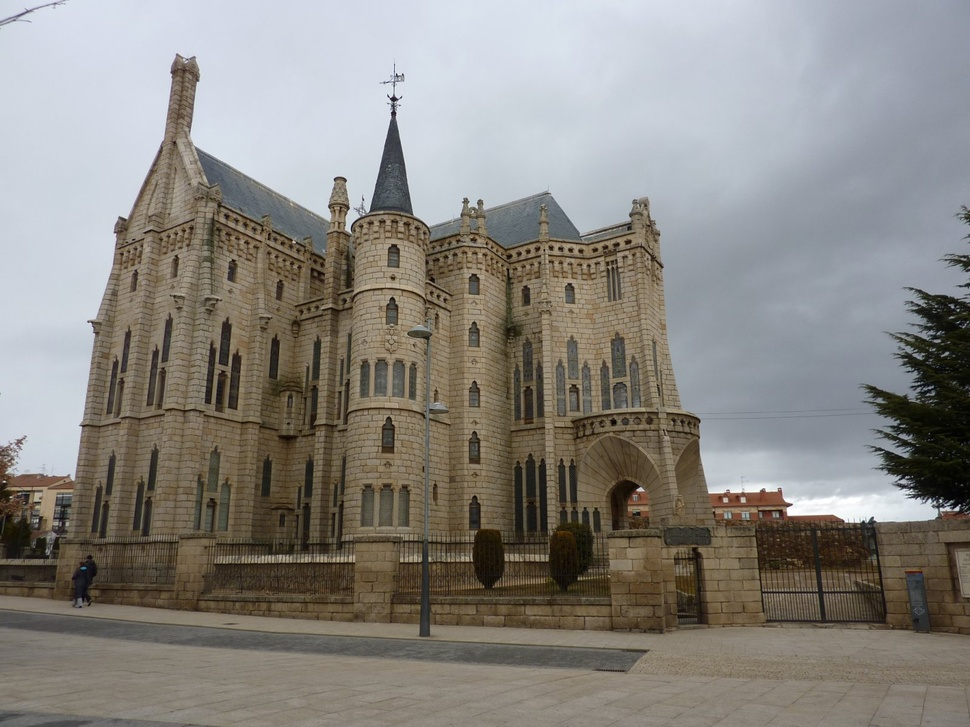
#> input picture lab_5/data/Episcopal Gaudi/1_o.jpg, 970 x 727 px, shrunk from 1600 x 1200 before the run
$ python -i lab4.py   (imports and definitions only)
#> lines starting #> are read from the running program, lines starting #| are printed output that depends on the picture

# coding: utf-8

# In[1]:


# [1 line not run here, left out]
import numpy as np
from matplotlib.pyplot import imread
from scipy.ndimage import gaussian_filter, maximum_filter, minimum_filter


def gray_scale(img):
    return np.sum(img, axis=2) / img.shape[2] / 255.


def corner_response(img, alpha=0.05, sigma1=1, sigma2=1.5):
    # image derivatives
#> called with alpha = 0.05, sigma1 = 1, sigma2 = 1.5
    Ix = gaussian_filter(img, sigma=(0, sigma1), order=(0,1))
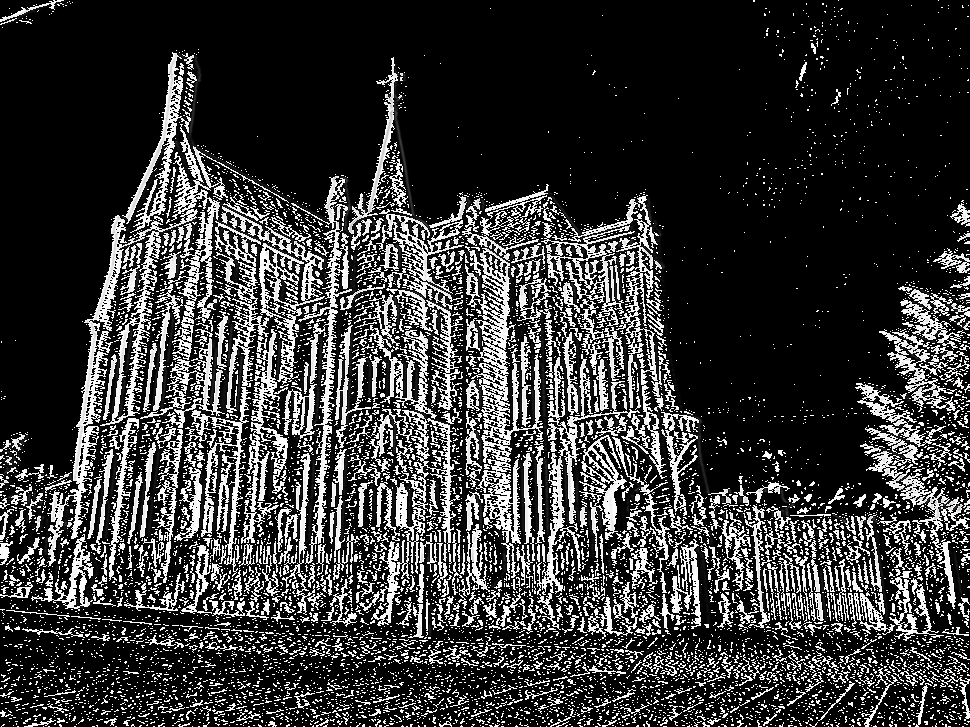
#> Ix: shape (727, 970); min 0, max 255, mean 56.3
    Iy = gaussian_filter(img, sigma=(sigma1, 0), order=(1,0))
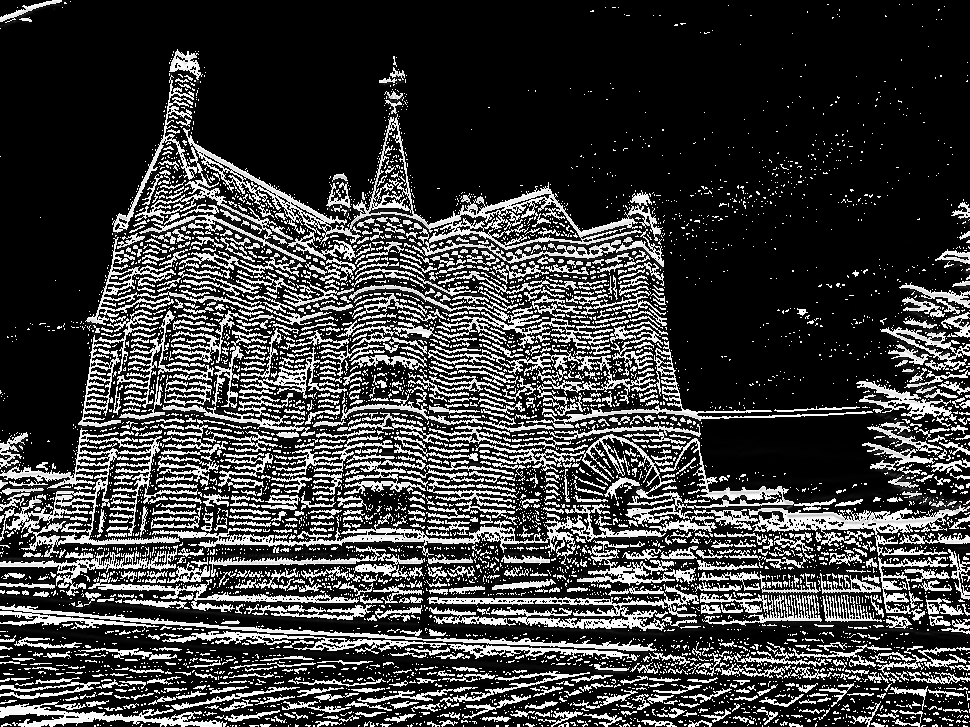
#> Iy: shape (727, 970); min 0, max 255, mean 61
    # H-matrix elements
    Ixx = Ix * Ix
    Iyy = Iy * Iy
    Ixy = Ix * Iy
    # convolve with larger Gaussian - sigma2
    g_Ixx = gaussian_filter(Ixx, sigma2)
    g_Ixy = gaussian_filter(Ixy, sigma2)
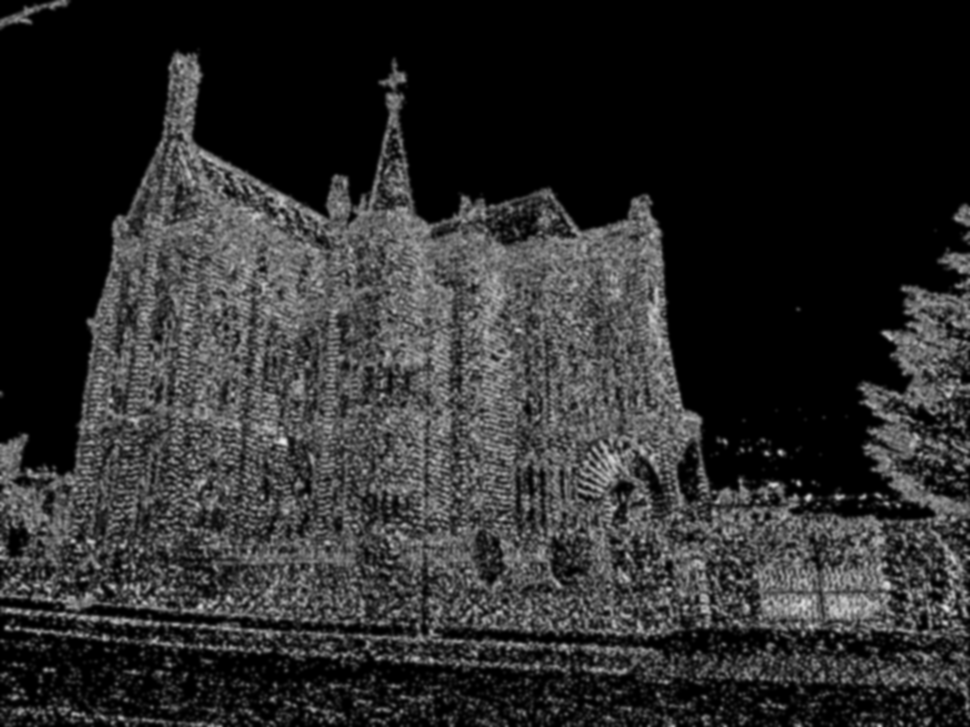
#> g_Ixy: shape (727, 970); min 0, max 235, mean 43.7
    g_Iyy = gaussian_filter(Iyy, sigma2)
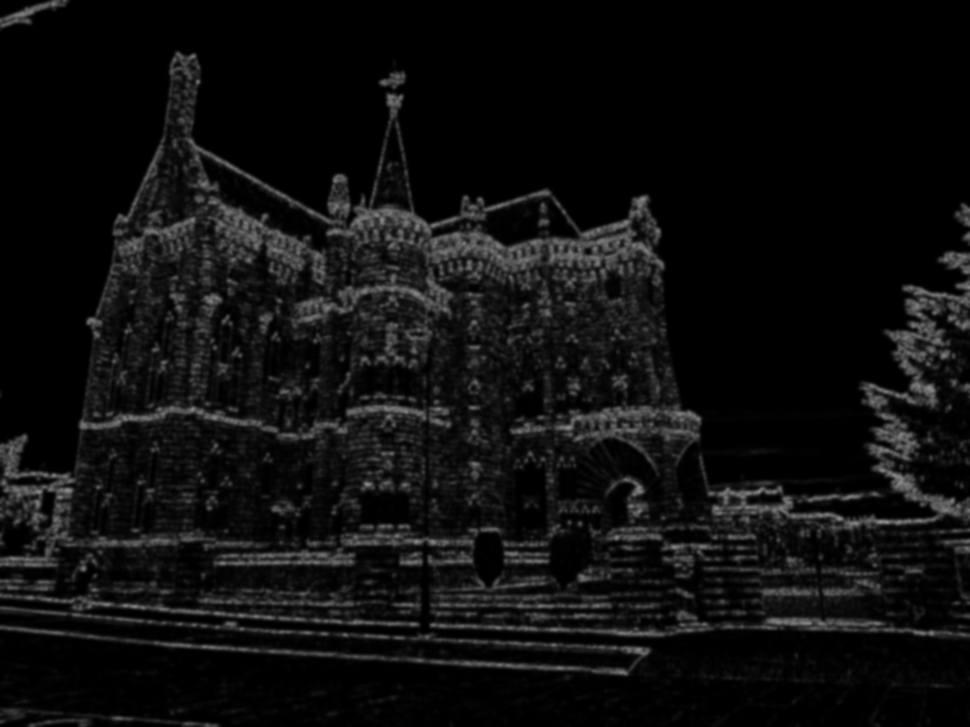
#> g_Iyy: shape (727, 970); min 0, max 142, mean 14.5
    # compute corner response
    det = g_Ixx * g_Iyy - g_Ixy * g_Ixy
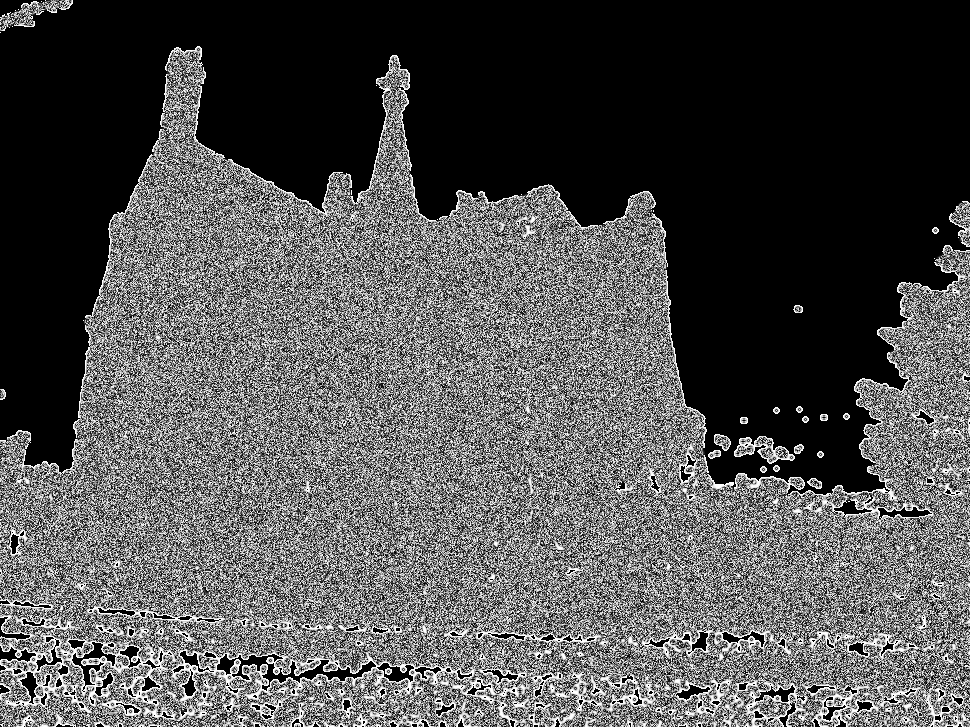
#> det: shape (727, 970); min 0, max 255, mean 81.1
    trace = g_Ixx + g_Iyy
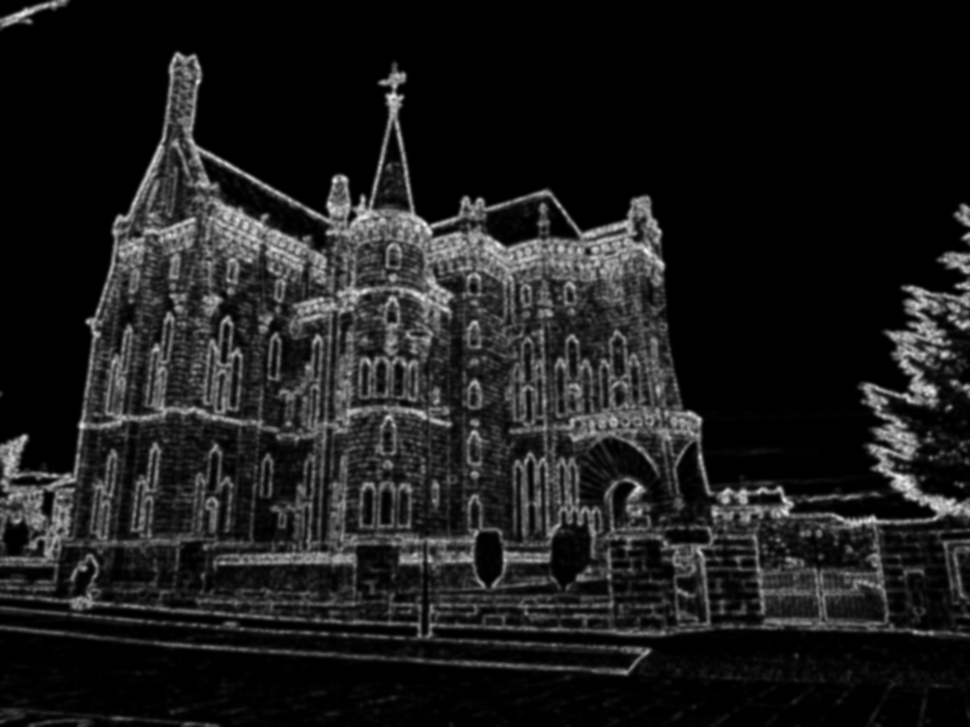
#> trace: shape (727, 970); min 0, max 243, mean 28.4
    return det - alpha * trace


def find_local_maximas_with_threshold(corner_score, neighbourhood_size=5, treshold=0.01):
    # local maximas and minimas
    _max = maximum_filter(corner_score, 5)
    _min = minimum_filter(corner_score, 5)

    # compute maxismas without flat regions
    v = _max - _min
    return np.where(v > v.max() * treshold)


def harris_corners(img, sigma1=1, sigma2=1.5, treshold=0.001, full_output=False):
    R = corner_response(img, sigma1=sigma1, sigma2=sigma2)
    R = R * np.power(sigma2, 5)
    if full_output:
        return find_local_maximas_with_threshold(corner_score=R, treshold=treshold), R
    return find_local_maximas_with_threshold(corner_score=R, treshold=treshold)


def anms(harris_response, corner_points, n):
    R = []
    responses = harris_response[corner_points[0], corner_points[1]]
    corner_points = np.hstack((corner_points[0][:, None], corner_points[1][:, None]))

    for (i, (y, x)) in enumerate(corner_points):
        bigger_neighbors = corner_points[responses > responses[i]]

        if bigger_neighbors.shape[0] == 0:
            radius = np.inf
        else:
            radius = np.sum((bigger_neighbors - np.array([y, x]))**2, 1)
            radius = radius.min()
        R.append(radius)

    n = min(len(R), n)
    p = np.argpartition(-np.asarray(R), n)[:n]
    return corner_points[p]

def harris_corners_adaptive_non_maximal_supression(img, n, sigma, treshold=0.001):
    R = corner_response(img, sigma2=sigma)
    R = R * np.power(sigma, 5)
    corner_points = find_local_maximas_with_threshold(corner_score=R, treshold=treshold)
    return anms(R, corner_points, n)

>>> import cv2
>>> picture = cv2.imread('data/Episcopal Gaudi/1_o.jpg', cv2.IMREAD_GRAYSCALE)
>>> result = corner_response(picture)

$ run again, on lab_5/data/Episcopal Gaudi/2_o.jpg
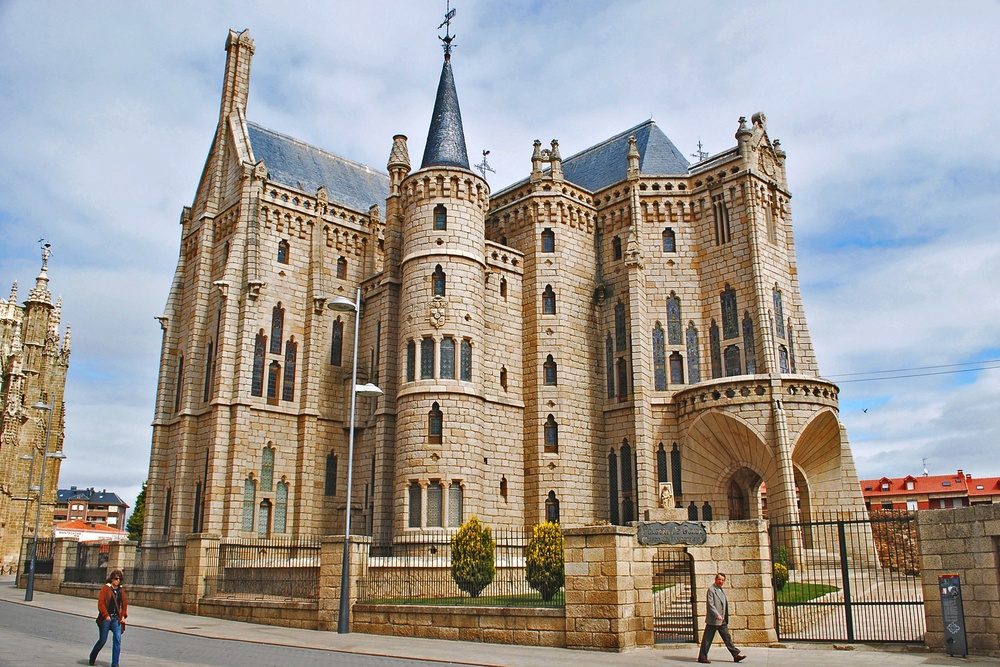
#> input picture lab_5/data/Episcopal Gaudi/2_o.jpg, 1000 x 667 px, shrunk from 2701 x 1801 before the run
#> in corner_response, `det = g_Ixx * g_Iyy - g_Ixy * g_Ixy`:
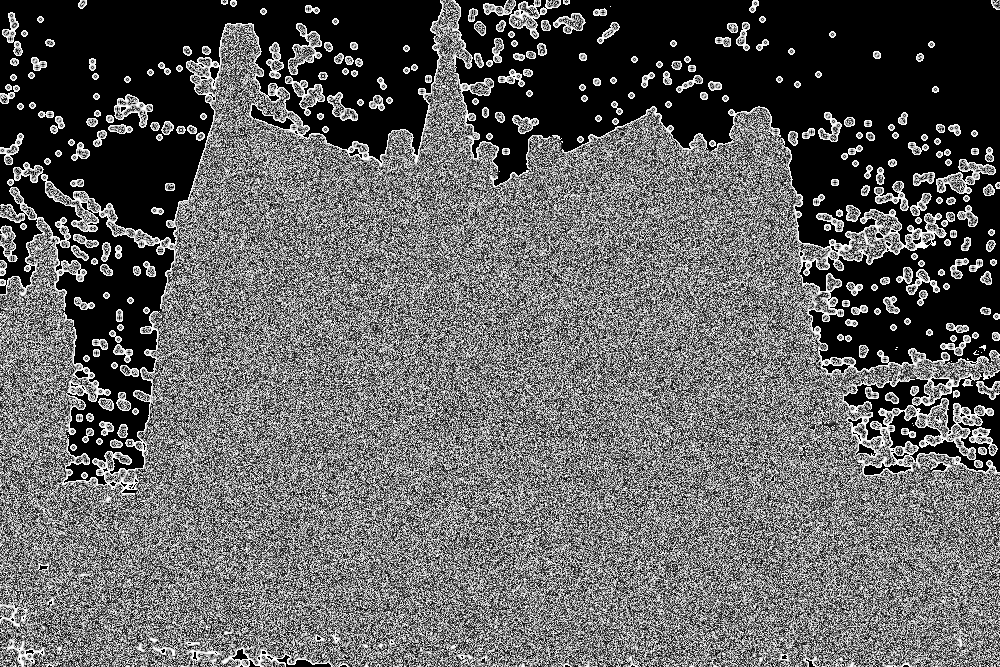
#> det: shape (667, 1000); min 0, max 255, mean 98.5
#> in corner_response, `trace = g_Ixx + g_Iyy`:
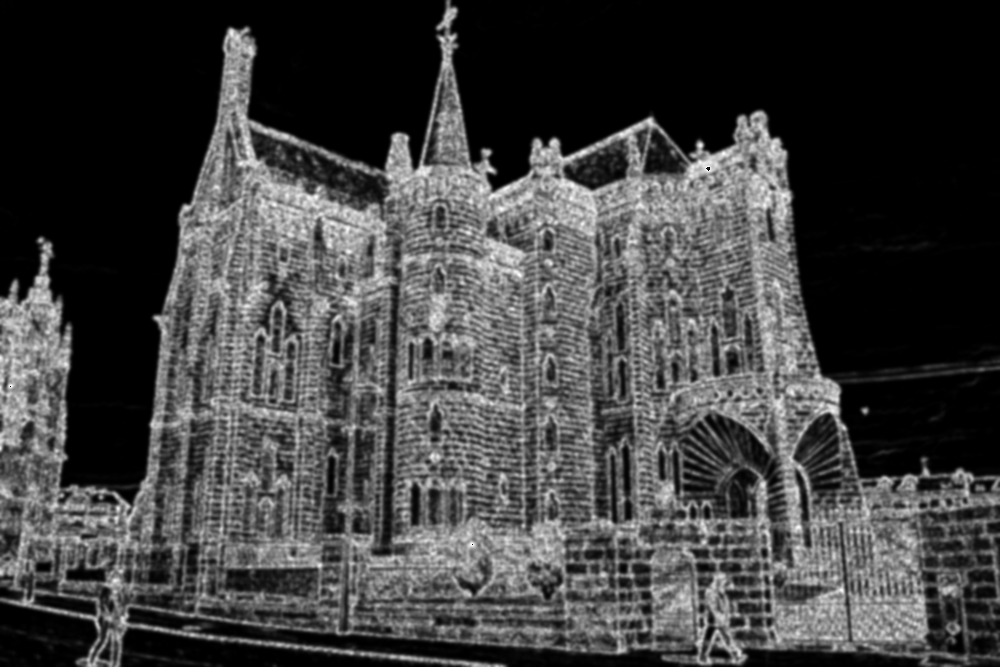
#> trace: shape (667, 1000); min 0, max 255, mean 65
